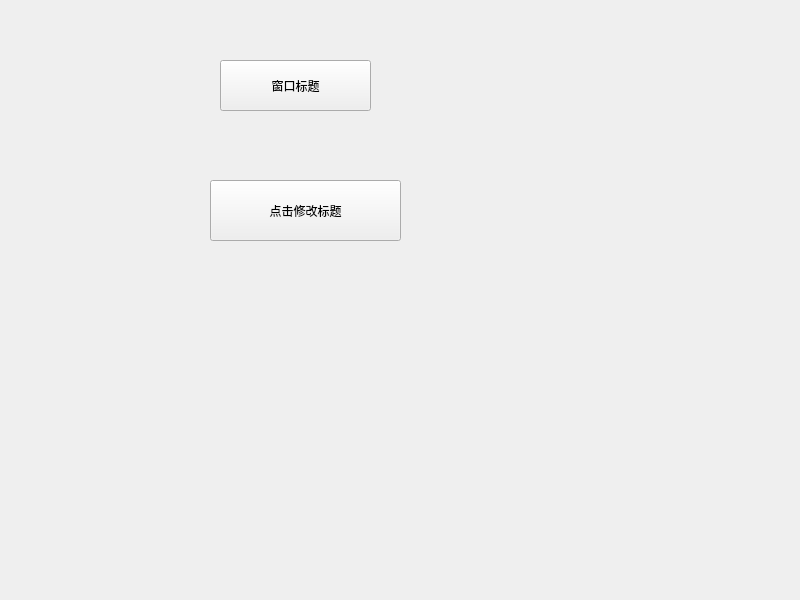
<?xml version="1.0" encoding="UTF-8"?>
<ui version="4.0">
 <class>Widget</class>
 <widget class="QWidget" name="Widget">
  <property name="geometry">
   <rect>
    <x>0</x>
    <y>0</y>
    <width>800</width>
    <height>600</height>
   </rect>
  </property>
  <property name="windowTitle">
   <string>Widget</string>
  </property>
  <widget class="QPushButton" name="pushButton">
   <property name="geometry">
    <rect>
     <x>220</x>
     <y>60</y>
     <width>151</width>
     <height>51</height>
    </rect>
   </property>
   <property name="text">
    <string>窗口标题</string>
   </property>
  </widget>
  <widget class="QPushButton" name="pushButton_2">
   <property name="geometry">
    <rect>
     <x>210</x>
     <y>180</y>
     <width>191</width>
     <height>61</height>
    </rect>
   </property>
   <property name="text">
    <string>点击修改标题</string>
   </property>
  </widget>
 </widget>
 <resources/>
 <connections/>
</ui>
